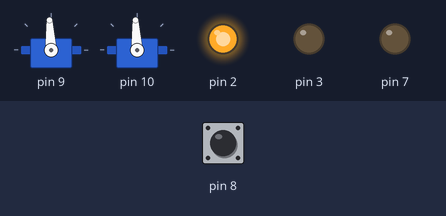
A sketch run on a simulated Arduino Uno, built with avr-gcc and run on an emulated ATmega328P. On the bench: 2 × servo, output pins drawn as LEDs (lit = HIGH). The inputs (shaded band) are chosen by the test bench; at power-on: pin 8 HIGH. Random numbers use the default seed unless the sketch sets one; servo pulses on a pin are drawn as a servo (544–2400 µs = 0–180°); pins used as bus, display or sensor lines are not drawn.

Above: at 4.8 s.
4.9 s: pin 8 pulled LOW for 0.15 s
At 5.8 s:
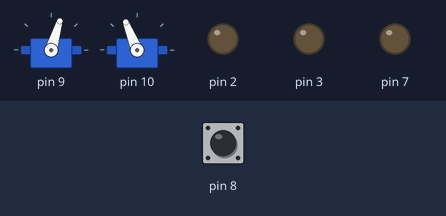
At 7.4 s:
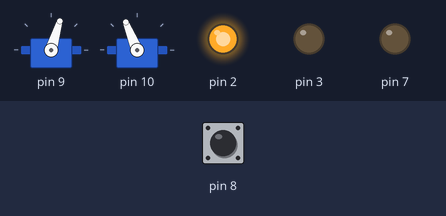
Timing chart, 0 to 8.9 s (numbered marks = the images above; inputs shaded):
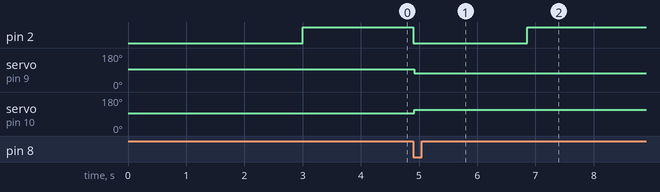

Measured:
- after the input at 4.9 s, pin 2: HIGH → LOW at once, → HIGH 2.0 s later; servo on pin 9: 93° → 73° at once; servo on pin 10: 93° → 112° at once

The sketch:

wall-e.ino
```cpp
/*
BoeBot Final Project
Created by Creed Truman

College of the Albemarle,
Department of Engineering and Mathematics,
Sudeepa Pathak,
EGR-150-AF01

To be presented 5/8/2026.

Made with help from Google Gemini
*/


//This is necessary for IO port definitions, interrupt handling, and uint8_t
#include <avr/io.h>
#include <stdint.h>
#include <avr/interrupt.h>

//Used for SPI IO
#include <SPI.h>

//Defines pinstructs and pin information

//Necessary for setting up pins
struct PWMStruct{
  uint8_t modeBit;
  volatile uint8_t* timer;
  volatile uint8_t* PWMPtr;
};
struct PinStruct{
  volatile uint8_t* port;
  volatile uint8_t* ddr;
  volatile uint8_t* pin;
  uint8_t bit;
  PWMStruct PWMData;
};


//Placeholder
constexpr PWMStruct NO_PWM = {0, nullptr, nullptr};

//This is where I will define the pin constants. I am using the PinStruct to store all necessary information about each pin in one place, which should make it easier to write generic functions for pin manipulation and PWM control.
//I do not have PWM set up for all pins just yet, so I am using the NO_PWM for those pins (3, 9, 10, 11).
constexpr PinStruct PIN_0 = {&PORTD, &DDRD, &PIND, 0, NO_PWM};
constexpr PinStruct PIN_1 = {&PORTD, &DDRD, &PIND, 1, NO_PWM};
constexpr PinStruct PIN_2 = {&PORTD, &DDRD, &PIND, 2, NO_PWM};
constexpr PinStruct PIN_3 = {&PORTD, &DDRD, &PIND, 3, NO_PWM};
constexpr PinStruct PIN_4 = {&PORTD, &DDRD, &PIND, 4, NO_PWM};
constexpr PinStruct PIN_5 = {&PORTD, &DDRD, &PIND, 5, {COM0B1, &TCCR0A, &OCR0B}};
constexpr PinStruct PIN_6 = {&PORTD, &DDRD, &PIND, 6, {COM0A1, &TCCR0A, &OCR0A}};
constexpr PinStruct PIN_7 = {&PORTD, &DDRD, &PIND, 7, NO_PWM};
constexpr PinStruct PIN_8 = {&PORTB, &DDRB, &PINB, 0, NO_PWM};
constexpr PinStruct PIN_9 = {&PORTB, &DDRB, &PINB, 1, NO_PWM};
constexpr PinStruct PIN_10 = {&PORTB, &DDRB, &PINB, 2, NO_PWM};
constexpr PinStruct PIN_11 = {&PORTB, &DDRB, &PINB, 3, NO_PWM};
constexpr PinStruct PIN_12 = {&PORTB, &DDRB, &PINB, 4, NO_PWM};
constexpr PinStruct PIN_13 = {&PORTB, &DDRB, &PINB, 5, NO_PWM};

//These are just constants for readability and convenience.
constexpr uint8_t ON = 1;
constexpr uint8_t OFF = 0;
constexpr uint8_t IN = 0;
constexpr uint8_t OUT = 1;

//Audio start positions and durations. Basically these are just telling the bot where to find specific sound effects in the audio file.
constexpr uint32_t BOOT_START = 0;
constexpr uint32_t BOOT_DURATION = 3000;
constexpr uint32_t SCREAM_STARTS[] =    {33885, 34777, 36879, 38873, 49575};
constexpr uint32_t SCREAM_DURATIONS[] = {  892, 2160 , 1958 , 2360 , 1037 };
constexpr uint32_t TADA_START = 157708;
constexpr uint32_t TADA_DURATION = 1957;
constexpr uint32_t WALLE_START = 20412;
constexpr uint32_t WALLE_DURATION = 2418;
constexpr uint32_t AHA_START = 45170;
constexpr uint32_t AHA_DURATION = 822;
constexpr uint32_t KISS_START = 50640;
constexpr uint32_t KISS_DURATION = 2264;
constexpr uint32_t WARBLE_START = 74910;
constexpr uint32_t WARBLE_DURATION = 2310;
constexpr uint32_t EFFECT_START[] = {TADA_START, WALLE_START, AHA_START, KISS_START, WARBLE_START};
constexpr uint32_t EFFECT_DURATION[] = {TADA_DURATION, WALLE_DURATION, AHA_DURATION, KISS_DURATION, WARBLE_DURATION};
volatile uint32_t systemMillis = 0;

//These are variables that store the audio state
volatile bool isPlaying = false;
volatile uint32_t totalSamples = 0;
volatile uint32_t currentSample = 0;

//This is some background data for the message packet system.
struct msgStruct{
	char id;
	uint8_t val;
};
volatile msgStruct lastPacket = {'\0', 0};

//Custom versions of digitalRead, pinMode, and digitalWrite (mine are about 50x faster)
static bool myDigitalRead(const PinStruct target){
  return *target.pin & (1 << target.bit);
}
static void myPinMode(const PinStruct target, bool mode){
  if(mode) *target.ddr |= (1 << target.bit);
 else *target.ddr &= ~(1 << target.bit);
}
static void myDigitalWrite(const PinStruct target, bool level){
 if(level) *target.port |= (1 << target.bit);
 else *target.port &= ~(1 << target.bit);
}

//This sets up stuff to work so I can run the servos and audio simultaneously
static void initTimers012ForServoAudioTimekeeping(){

 cli();

 //Servo code
 myPinMode(PIN_9, OUT);
 myPinMode(PIN_10, OUT);

 //Setting the Waveform Generation Module to Mode 14: Fast PWM with ICR1 as TOP.
 //This allows us to set a custom TOP value for a specific PWM frequency, which is necessary for accurate servo control.
 TCCR1A = (1 << WGM11) | (1 << COM1A1) | (1 << COM1B1);
 TCCR1B = (1 << WGM13) | (1 << WGM12) | (1 << CS11);

 //Sets the TOP value for 50Hz
 ICR1 = 39999;

 //Comments need to be reorganized to reflect code restructuring on the TCRR modifications.
 //Sets the prescaler to 8 so that it only increments the timer every 8 clock cycles
 //This, combined with the TOP value, gives us a PWM frequency of 50Hz, which is standard for servo control.

 //We need to set the Compare Output Mode (COM) bits to enable the multiplexer to select PWM instead of Digital.
 //This is equivalent to enablePWM

 //Set the motors to be stopped initially (1.5ms pulse)
 OCR1A = 3000;
 OCR1B = 3000;

 //Pin 3 PWM Setup

 myPinMode(PIN_3, OUT);
 //Sets Pin 3 Waveform Generation Mode to Mode 3: Fast PWM
 //This means that Timer0 starts at 0, counts up to 255, and then resets to 0.
 TCCR2A = (1 << WGM20) | (1 << WGM21) | (1 << COM2B1);
 //Sets the clock select bits to use a prescaler of 0, which gives us a PWM frequency of about 62.5kHz.
 TCCR2B = (1 << CS20);

 //Timer0 setup for 8kHz interrupt

 //Puts timer 0 in CTC mode, which causes it to "spring back" after it hits a top value.
 TCCR0A = (1 << WGM01);

 //Enables a prescaler of 8
 TCCR0B = (1 << CS01);

 //This brings it together. 16MHz with a precaler of 8 is 2MHz. Dividng that by 250 yields 8kHz, which is our desired update frequency.
 OCR0A = 249;

 //Enables the interrupts
 TIMSK0 = (1 << OCIE0A);
 sei();
}

//Equivalent to millis() but collaborates with the audio setup
static uint32_t myMillis(){
 cli();
 uint32_t tempTime = systemMillis;
 sei();
 return tempTime;
}

//Equivalent to delay() but using myMillis()
inline void myDelay(unsigned long ms){
 unsigned long startTime = myMillis();
 while(myMillis() - startTime < ms);
}


//Accepts parameters between -100 and 100 to drive the robot
static void drive(int8_t left, int8_t right){
 //Drives the robot. It starts by taking 3000 (1.5ms). Then it takes the left and right variables (which range from -100 to 100) and multiplies them by 4.This gives us a range from -400 to 400. Adding them to the 3000 gives us a range from 2600 to 3400, or 1.3ms to 1.7ms to control the servos. The right motor is reversed because of the way it is oriented on the robot.
 OCR1A = 3000 + (uint16_t)left * 4;
 OCR1B = 3000 - (uint16_t)right * 4;
}
static void driveL(int8_t left){
 //Drives the robot. It starts by taking 3000 (1.5ms). Then it takes the left and right variables (which range from -100 to 100) and multiplies them by 4.This gives us a range from -400 to 400. Adding them to the 3000 gives us a range from 2600 to 3400, or 1.3ms to 1.7ms to control the servos. The right motor is reversed because of the way it is oriented on the robot.
 OCR1A = 3000 + (uint16_t)left * 4;
}
static void driveR(int8_t right){
 //Drives the robot. It starts by taking 3000 (1.5ms). Then it takes the left and right variables (which range from -100 to 100) and multiplies them by 4.This gives us a range from -400 to 400. Adding them to the 3000 gives us a range from 2600 to 3400, or 1.3ms to 1.7ms to control the servos. The right motor is reversed because of the way it is oriented on the robot.
 OCR1B = 3000 - (uint16_t)right * 4;
}

//This function runs every 125 microseconds (8khz) to update myMillis, load the next byte of audio from the flash chip, and send it to the speaker
static void on8kHzPulse(){
 static uint8_t withinMillisCounter = 0;
 withinMillisCounter ++;
 if(withinMillisCounter >= 8){
  systemMillis ++;
  withinMillisCounter = 0;
 }
 //Serial pulling and audio output writing here!
 if(isPlaying){
  //This line is doing three things. It is writing zeros (0x00 in hex) to the SPI bus. This forces this flash chip to send the next data byte out.
  //Then we assign it to OCR2B, which is the register that holds the switching value for Pin 3 PWM. We are setting the pin value to the volume level of that byte.
  OCR2B = SPI.transfer(0x00);
  currentSample ++;
  if(currentSample >= totalSamples){
    isPlaying = false;
    OCR2B = 0;
    myDigitalWrite(PIN_2, ON);
  }
 }

}

//This runs on8kHzPulse every 125 microseconds
ISR(TIMER0_COMPA_vect){
 on8kHzPulse();
}

//This is called to initiate audio playblack.
static void playAudio(uint32_t start, uint32_t duration){
 //Audio playing initiation goes here!
 isPlaying = false;
 myDigitalWrite(PIN_2, ON);
 start *= 8;
 currentSample = 0;
 totalSamples = duration * 8;
 myDigitalWrite(PIN_2, OFF);
 SPI.transfer(0x03);//Standard memory read start

 //Send the starting memory address
 SPI.transfer((start >> 16) & 0xFF);
 SPI.transfer((start >> 8) & 0xFF);
 SPI.transfer(start & 0xFF);
 isPlaying = true;

}

//Detects when a button is pressed
static bool checkForButtonPress() {

  //Returns 1 when it detects the button change from on to off
  //The static keyword makes this variable state persistent across all function calls.
  static bool buttonIsPressed = false;

  bool buttonVal = !myDigitalRead(PIN_8);

  //This checks if the button is pressed and it was not previously pressed, update buttonIsPressed and returns 1.
  if (buttonVal && !buttonIsPressed) {
    buttonIsPressed = true;
    return 1;
  }
  //If the button is not pressed but it was previously being pressed, reset the buttonIsPressed for the next press.
  else if (!buttonVal && buttonIsPressed == true) {
    buttonIsPressed = false;
  }

  //End the function and return 0 if the button was not being pressed.
  return 0;

}

//Sends a special serial packet
static void serialTransmitMsg(char id, uint8_t val){
	//This is a simple function to transmit a message with an ID and a value. The ID is a single character that identifies the type of message, and the value is an 8-bit unsigned integer that contains the data.
	uint8_t msg[5] = {(uint8_t)'<', (uint8_t)id, val, (uint8_t)(val + (uint8_t)id), (uint8_t)'>'}; //The message is formatted as <ID, value, checksum>, where the checksum is simply the sum of the ID and value. This is a very basic form of error checking to ensure that the message is received correctly. The start and end characters (< and >) are used to indicate the beginning and end of the message, which can be useful for parsing the message on the receiving end. The null 0 at the end is to make Serial.print happy
	Serial.write(msg, 5);
}

//Checks for a new serial message
static void checkSerial(){
  while(Serial.available()){
    //This It is called whenever a character is received on the serial port. This is where you would put code to handle incoming serial data, such as parsing messages or storing data in a buffer.
    static uint8_t rxIndex = 0;
    static uint8_t rxBuffer[5];

    rxBuffer[rxIndex] = Serial.read(); //Read the received character from the UDR0 register and store it in the rxBuffer. This is necessary to clear the receive buffer and allow the next character to be received.
    rxIndex++;

    if(rxIndex == 5){
      if(rxBuffer[0] == '<' && rxBuffer[4] == '>' && rxBuffer[3] == (uint8_t)(rxBuffer[1] + rxBuffer[2])){
        //This checks if the received message is valid by checking the start and end characters and the checksum. If the message is valid, you would put code here to handle the message based on the ID and value. For example, if the ID is 'A', you might set a variable to the value, or if the ID is 'S', you might call a function with the value as an argument.
        lastPacket.id = rxBuffer[1];
        lastPacket.val = rxBuffer[2];
        rxIndex = 0;
        break;
      }
      else{
        rxBuffer[0] = rxBuffer[1];
        rxBuffer[1] = rxBuffer[2];
        rxBuffer[2] = rxBuffer[3];
        rxBuffer[3] = rxBuffer[4];
        rxIndex = 4;
      }
    }
  }


}

//Reads the latest serial message
static msgStruct readSerialMsg(){
	cli();
	char tmpid = lastPacket.id;
	uint8_t tmpval = lastPacket.val;
	lastPacket.id = '\0';
	lastPacket.val = 0;
	sei();
	return (msgStruct){tmpid, tmpval};
}

//equivalent to setup() but with less overhead
static void mySetup(){
 initTimers012ForServoAudioTimekeeping();
 Serial.begin(9600);

 //Initiate SPI
  myPinMode(PIN_2, OUT);
  myDigitalWrite(PIN_2, ON);
  SPI.begin();
  SPI.beginTransaction(SPISettings(8000000, MSBFIRST, SPI_MODE0));


 playAudio(BOOT_START, BOOT_START + BOOT_DURATION);
 myDelay(BOOT_DURATION + 1000);

  //Sets PIN_8 to INPUT_PULLUP for whisker detection
 myPinMode(PIN_8, IN);
 myDigitalWrite(PIN_8, ON);

 myPinMode(PIN_7, OUT);
}

//equivalent to loop() but with less overhead
static void myLoop(){

//For precision button control
 static uint8_t precisionFactor = 0;

 //Whisker detection logic goes here. If it hits, make a random scream and jump back in fright!
 if(checkForButtonPress()){
  uint8_t track = random(sizeof(SCREAM_STARTS) / sizeof(SCREAM_STARTS[0]));
  playAudio(SCREAM_STARTS[track], SCREAM_DURATIONS[track]);
  drive(-100, -100);
  myDelay(400);
 }

 //Read the serial packets!
  checkSerial();
  msgStruct currentMsg = readSerialMsg();

  //If there is a message, run a switch statement for the message id.
  if(currentMsg.id){
    switch(currentMsg.id){
        //For L and R joystick positions, update that wheel. If the range is close to 0, take it down to 0 to prevent the servos from wiggling while they're off. Cut the range from -100, 100 to -20, 20 if precisionFactor is true.
      case('L'):
          if(currentMsg.val >= 137 || currentMsg.val <= 117) driveL(map(currentMsg.val, 0, 255, 100 - precisionFactor * 80, -100 + precisionFactor * 80));
          else driveL(0);
        break;
      case('R'):
        if(currentMsg.val >= 137 || currentMsg.val <= 117) driveR( map(currentMsg.val, 0, 255, 100 - precisionFactor * 80 , -100 + precisionFactor * 80));
        else driveR(0);
        break;

        //Enables/disables laser
      case('Z'):
        myDigitalWrite(PIN_7, currentMsg.val);
        break;
        //Plays an audio track when the controller button is pressed
      case('A'):
        playAudio(EFFECT_START[currentMsg.val], EFFECT_DURATION[currentMsg.val]);
        break;

        //enables/disables the precision factor
      case('P'):
        precisionFactor = currentMsg.val;
        break;;
      default:
      break;
    }
  }
 myDelay(10);
}

//Runs mySetup and myLoop. Critically, it does not call the standard Arduino init() function because that would break my timers.
int main(){
 mySetup();
 while(true){
  myLoop();
 }
}
```
